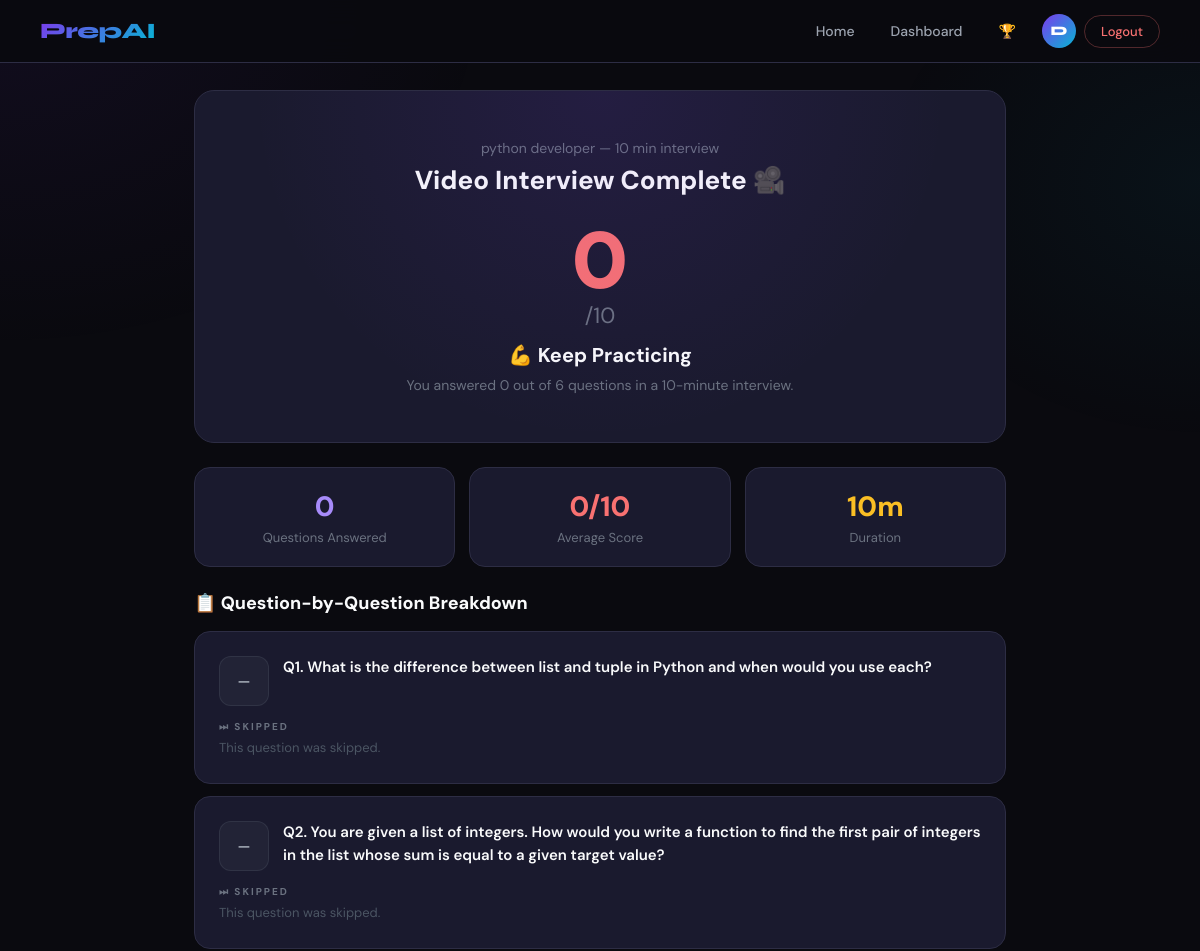
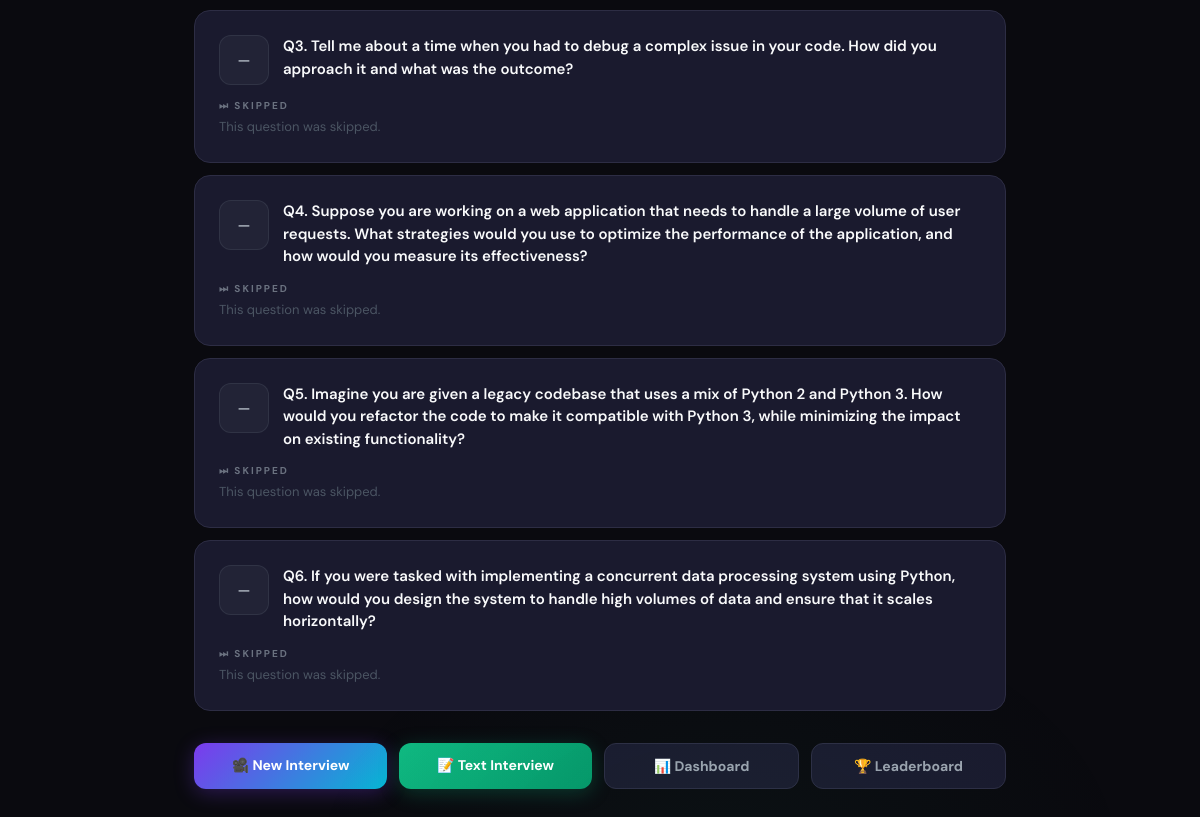
Page /video/result/1/ (signed in) on the committed database (2 pictures, top to bottom).
### interviews/models.py (models this page shows, shortened)
class VideoSession(models.Model):
    DURATION_CHOICES = [
        (10, '10 Minutes'),
        (20, '20 Minutes'),
        (30, '30 Minutes'),
        (40, '40 Minutes'),
        (60, '1 Hour'),
    ]
    user = models.ForeignKey(User, on_delete=models.CASCADE, related_name='video_sessions')
    role = models.CharField(max_length=200)
    duration_minutes = models.IntegerField(choices=DURATION_CHOICES, default=10)
    created_at = models.DateTimeField(auto_now_add=True)
    completed = models.BooleanField(default=False)

class VideoAttempt(models.Model):
    video_session = models.ForeignKey(VideoSession, on_delete=models.CASCADE, related_name='video_attempts')
    question_text = models.TextField()
    order = models.IntegerField(default=0)
    transcript = models.TextField(blank=True)
    ai_feedback = models.TextField(blank=True)
    score = models.IntegerField(default=0)
    filler_words = models.TextField(blank=True)
    communication_tips = models.TextField(blank=True)
    answered_at = models.DateTimeField(auto_now_add=True)

### interviews/views.py (the view)
# urls.py: path('video/result/<int:session_id>/', views.video_result, name='video_result'),
@login_required
def video_result(request, session_id):
    video_session = get_object_or_404(VideoSession, id=session_id, user=request.user)
    attempts = video_session.video_attempts.order_by('order')
    scores = [a.score for a in attempts if a.score > 0]
    overall = round(sum(scores) / len(scores)) if scores else 0
    attempts_data = []
    for a in attempts:
        try:
            fillers = json.loads(a.filler_words) if a.filler_words else []
        except Exception:
            fillers = []
        attempts_data.append({'attempt': a, 'fillers': fillers})
    return render(request, 'video_result.html', {
        'video_session': video_session,
        'attempts_data': attempts_data,
        'overall': overall,
        'total': attempts.count(),
        'answered': attempts.exclude(transcript='').count(),
    })

### templates/video_result.html (shortened to what this page needs)
{% extends 'base.html' %}
{% block body %}
<div class="vr-page">
<nav class="app-nav">
  <a href="{% url 'landing' %}" class="logo">PrepAI</a>
  <div class="nav-right">
    <a href="{% url 'home' %}" class="nav-link">Home</a>
    <a href="{% url 'dashboard' %}" class="nav-link">Dashboard</a>
    <a href="{% url 'leaderboard' %}" class="nav-link">🏆</a>
    <div class="nav-avatar">{{ request.user.username|first|upper }}</div>
    <a href="{% url 'logout' %}" class="btn-logout">Logout</a>
  </div>
</nav>
<div class="vr-wrap">
  <div class="vr-hero">
    <div class="vr-role">{{ video_session.role }} — {{ video_session.duration_minutes }} min interview</div>
    <div class="vr-title">Video Interview Complete 🎥</div>
    <div class="vr-score-num" style="color:{% if overall >= 7 %}#10b981{% elif overall >= 5 %}#06b6d4{% else %}#f87171{% endif %}">{{ overall }}</div>
    <div class="vr-score-den">/10</div>
    <div class="vr-verdict">
      {% if overall >= 8 %}🌟 Outstanding Performance
      {% elif overall >= 6 %}👍 Strong Performance
      {% elif overall >= 4 %}📈 Room to Improve
      {% else %}💪 Keep Practicing{% endif %}
    </div>
    <div class="vr-summary">
      You answered {{ answered }} out of {{ total }} questions in a {{ video_session.duration_minutes }}-minute interview.
    </div>
  </div>
  <div class="stats-row">
    <div class="stat-card">
      <div class="stat-val" style="color:#a78bfa">{{ answered }}</div>
      <div class="stat-label">Questions Answered</div>
    </div>
    <div class="stat-card">
      <div class="stat-val" style="color:{% if overall >= 7 %}#10b981{% elif overall >= 5 %}#06b6d4{% else %}#f87171{% endif %}">{{ overall }}/10</div>
      <div class="stat-label">Average Score</div>
    </div>
    <div class="stat-card">
      <div class="stat-val" style="color:#fbbf24">{{ video_session.duration_minutes }}m</div>
      <div class="stat-label">Duration</div>
    </div>
  </div>
  <div class="section-head">📋 Question-by-Question Breakdown</div>
  {% for item in attempts_data %}
  {% with a=item.attempt s=a.score %}
  <div class="attempt-card" style="animation-delay:{{ forloop.counter0 }}00ms">
    <div class="attempt-head">
      <div class="a-score-badge {% if not a.transcript or a.transcript == '[No answer recorded]' %}skipped{% elif s >= 7 %}high{% elif s >= 5 %}mid{% else %}low{% endif %}">
        {% if not a.transcript or a.transcript == '[No answer recorded]' %}—{% else %}{{ s }}/10{% endif %}
      </div>
      <div class="a-q">Q{{ a.order }}. {{ a.question_text }}</div>
    </div>
    {% if a.transcript and a.transcript != '[No answer recorded]' %}
    <div class="detail-label">📝 Your Answer (Transcribed)</div>
    <div class="detail-body transcript-body">{{ a.transcript }}</div>
    {% else %}
    <div class="detail-label" style="color:#6b7280">⏭ Skipped</div>
    <div class="detail-body" style="color:#4b5563;">This question was skipped.</div>
    {% endif %}
  </div>
  {% endwith %}
  {% empty %}
  <p style="color:#6b7280;">No answers recorded.</p>
  {% endfor %}
  <div class="cta-row">
    <a href="{% url 'video_setup' %}" class="btn-cta btn-primary">🎥 New Interview</a>
    <a href="{% url 'home' %}"        class="btn-cta btn-green">📝 Text Interview</a>
    <a href="{% url 'dashboard' %}"   class="btn-cta btn-outline">📊 Dashboard</a>
    <a href="{% url 'leaderboard' %}" class="btn-cta btn-outline">🏆 Leaderboard</a>
  </div>
</div>
</div>
{% endblock %}

### templates/base.html (shortened to what this page needs)
<!DOCTYPE html>
<html lang="en">
<head>
</head>
<body>
{% block body %}{% endblock %}
</body>
</html>

### templates/base.html (style rules this page uses)
:root { --c1: #7c3aed; --c2: #06b6d4; --c3: #34d399; --c4: #f87171; --bg: #0a0a0f; --surface: #1a1a2e; --surface2: #23232f; --border: #2d2d44; --text: #f9fafb; --muted: #6b7280; --muted2: #9ca3af; --shadow: 0 8px 32px rgba(124,58,237,0.15); }
* { margin: 0; padding: 0; box-sizing: border-box; }
body { font-family: 'DM Sans', sans-serif; background: var(--bg); color: var(--text); min-height: 100vh; overflow-x: hidden; }
body::before { content: ''; position: fixed; inset: 0; z-index: 0; pointer-events: none; background: radial-gradient(ellipse 700px 500px at 0% 0%, rgba(124,58,237,0.07) 0%, transparent 70%), radial-gradient(ellipse 500px 400px at 100% 10%, rgba(6,182,212,0.05) 0%, transparent 65%), radial-gradient(ellipse 600px 400px at 60% 100%, rgba(52,211,153,0.04) 0%, transparent 70%); }
.app-nav { position: fixed; top: 0; left: 0; right: 0; z-index: 100; display: flex; align-items: center; justify-content: space-between; padding: 14px 40px; background: rgba(10,10,15,0.92); backdrop-filter: blur(20px); border-bottom: 1px solid var(--border); }
.logo { font-family: 'Syne', sans-serif; font-size: 22px; font-weight: 800; background: linear-gradient(135deg, #a78bfa, #06b6d4); -webkit-background-clip: text; -webkit-text-fill-color: transparent; text-decoration: none; letter-spacing: -0.5px; }
.nav-right { display: flex; align-items: center; gap: 4px; }
.nav-link { padding: 7px 16px; border-radius: 999px; color: var(--muted2); text-decoration: none; font-size: 14px; font-weight: 500; transition: all 0.2s; }
.nav-avatar { width: 34px; height: 34px; border-radius: 50%; background: linear-gradient(135deg, #7c3aed, #06b6d4); display: flex; align-items: center; justify-content: center; font-family: 'Syne', sans-serif; font-size: 13px; font-weight: 800; color: #fff; margin-left: 6px; }
.btn-logout { padding: 7px 16px; border-radius: 999px; border: 1.5px solid rgba(248,113,113,0.25); color: #f87171; text-decoration: none; font-size: 13px; font-weight: 500; transition: all 0.2s; margin-left: 4px; }

### rows in the picture
VideoSession: role "python developer", duration_minutes "10"
VideoAttempt: attempt.order "1", attempt.question_text "What is the difference between list and tuple in Python and when would you use each?", transcript "⏭ SKIPPED"
VideoAttempt: attempt.order "2", attempt.question_text "You are given a list of integers. How would you write a function to find the first pair of integers in the list whose sum is equal to a given target value?", transcript "⏭ SKIPPED"
VideoAttempt: attempt.order "3", attempt.question_text "Tell me about a time when you had to debug a complex issue in your code. How did you approach it and what was the outcome?", transcript "⏭ SKIPPED"
VideoAttempt: attempt.order "4", attempt.question_text "Suppose you are working on a web application that needs to handle a large volume of user requests. What strategies would you use to optimize the performance of the application, and how would you measure its effectiveness?", transcript "⏭ SKIPPED"
VideoAttempt: attempt.order "5", attempt.question_text "Imagine you are given a legacy codebase that uses a mix of Python 2 and Python 3. How would you refactor the code to make it compatible with Python 3, while minimizing the impact on existing functionality?", transcript "⏭ SKIPPED"
VideoAttempt: attempt.order "6", attempt.question_text "If you were tasked with implementing a concurrent data processing system using Python, how would you design the system to handle high volumes of data and ensure that it scales horizontally?", transcript "⏭ SKIPPED"

### other values in the picture
{{ request.user.username|first|upper }} "D"
{{ overall }} "0"
{{ answered }} "0"
{{ total }} "6"
